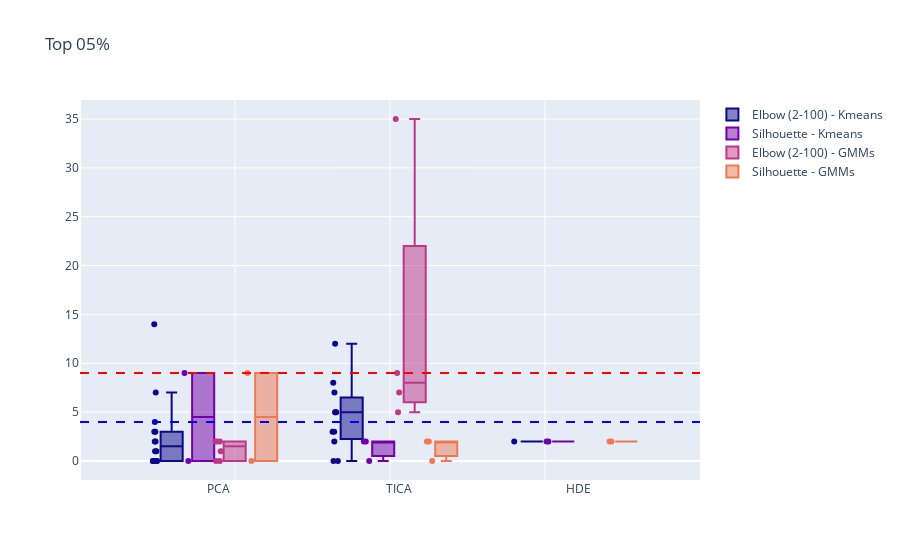
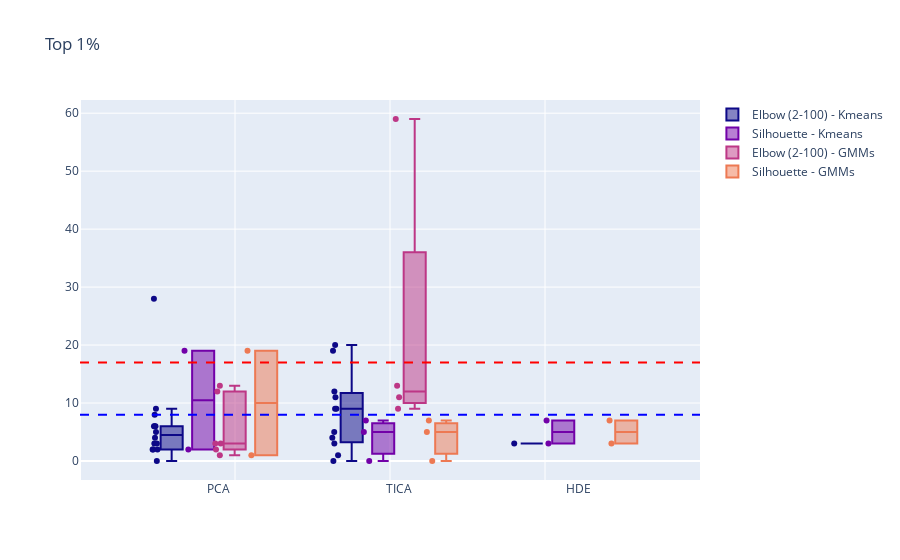
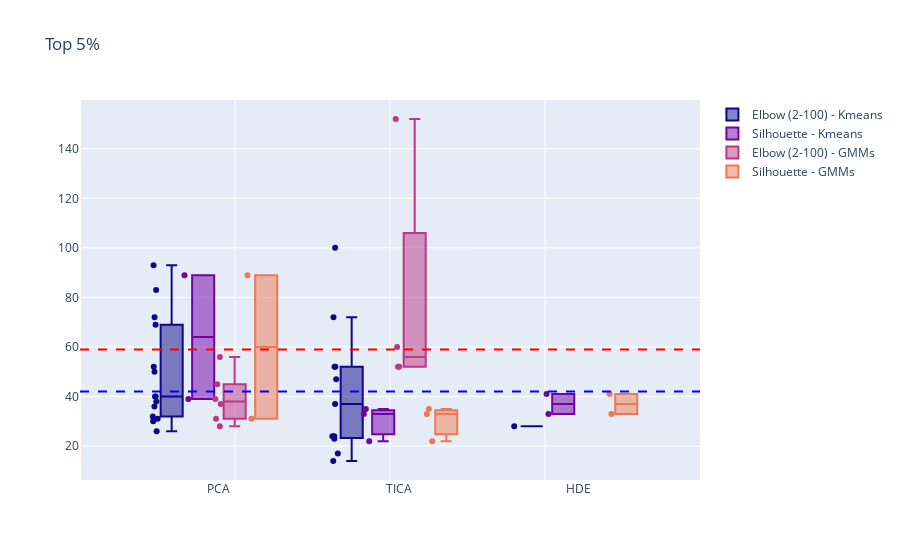
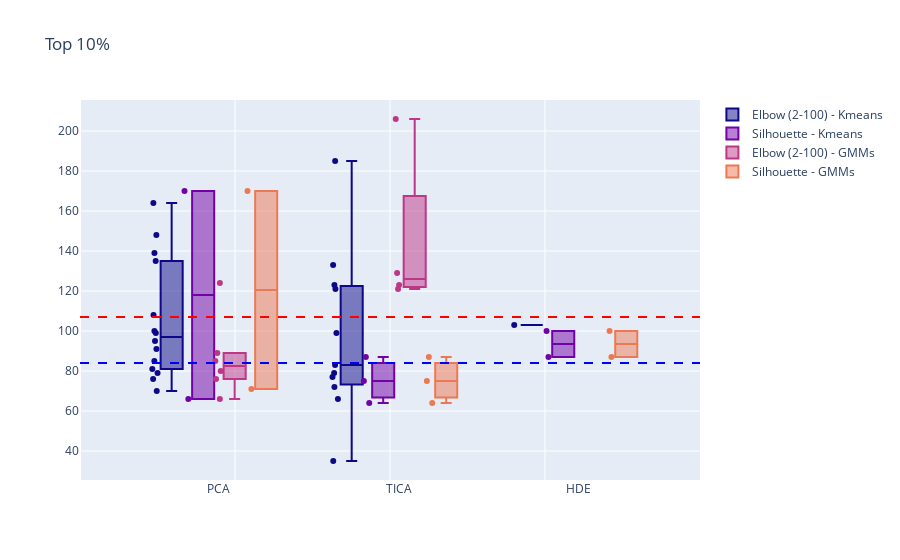

Write notebook code for charts like these, in order.
### Code cell
## Number of actives found across the ensemble (box plot)

def get_actives_cnt(exp_id, top="05"):
    tmp_df = frame_dockres[frame_dockres["exp_id"]==exp_id]
    act_cnt = []
    for row in tmp_df.iterrows():
        r = row[1]
        if r["missing_dock_data"] == 1:
            res_mis = list(missing_closest_res[missing_closest_res["orig_frame"]==r["frame_id"]]["act_cnt_"+str(top)])[0]
            act_cnt.append(res_mis)
        else:
            act_cnt.append(r["act_cnt_"+str(top)])
    return act_cnt
    
expected = {"05":4, 
        "1":8, 
        "5":42, 
        "10":84}

upper_iqt = {"05":9, 
            "1":17, 
            "5":59, 
            "10":107}


pos = 0

for key, sig_thr in upper_iqt.items():
    pos_row = pos/2+1
    pos_col = pos%2+1
    active_cnts = exp_metadata["id"].apply(lambda x: get_actives_cnt(x, key) )
    exp_metadata["act_cnts"] = active_cnts
    exp_thr = expected[key]
    colors = px.colors.sequential.Plasma
    boxes = []
    fig = go.Figure()
    for i, lab in enumerate(exp_metadata["clust"].unique()):
        c = colors[2*i]
        tmp_df = exp_metadata[exp_metadata["clust"]==lab]
        name = lab
        x=[]
        y=[]
        for row in tmp_df.iterrows():
            r=row[1]
            dimred = r["dimred"]
            act_cnt = list(r["act_cnts"])
            for elem in act_cnt:
                x.append(dimred)
                y.append(elem)

        fig.add_trace(go.Box(name=name, x=x, y=y, marker_color=c, boxpoints='all'))

    #fig.add_traces(boxes, row=1, col=1)
    #fig.add_trace(go.Scatter(y=[107, 107, 107], x=["PCA","TICA", "HDE"], mode="markers", marker_symbol=41, marker_line_color="red", marker_color="lightskyblue",
    #                           marker_line_width=3, marker_size=30, name="max"))
    fig.update_layout(boxmode="group",title="Top "+key+"%")

    fig.layout.xaxis2 = go.layout.XAxis(overlaying='x', range=[0, 2], showticklabels=False)
    fig.add_scatter(name = "significance threshold", x = [0, 2], y = [sig_thr, sig_thr], mode='lines', xaxis='x2',
                                showlegend=False, line=dict(dash='dash', color = "red", width = 2))
    fig.add_scatter(name = "expected actives", x = [0, 2], y = [exp_thr, exp_thr], mode='lines', xaxis='x2',
                                showlegend=False, line=dict(dash='dash', color = "blue", width = 2))
    pos+=1
    fig.show()

### Figure 1 — Plotly figure (JSON) as saved in the notebook; plotly's stock layout.template omitted (floating-point values rounded to 4 significant figures)
{"data": [{"boxpoints": "all", "marker": {"color": "#0d0887"}, "name": "Elbow (2-100) - Kmeans", "type": "box", "x": ["PCA", "PCA", "PCA", "PCA", "PCA", "PCA", "PCA", "PCA", "PCA", "PCA", "PCA", "PCA", "PCA", "PCA", "TICA", "TICA", "TICA", "TICA", "TICA", "TICA", "TICA", "TICA", "TICA", "TICA", "TICA", "HDE"], "y": [0, 2, 3, 0, 1, 1, 0, 0, 7, 4, 0, 2, 3, 14, 2, 5, 7, 3, 5, 0, 3, 5, 0, 12, 8, 2]}, {"boxpoints": "all", "marker": {"color": "#7201a8"}, "name": "Silhouette - Kmeans", "type": "box", "x": ["PCA", "PCA", "TICA", "TICA", "TICA", "HDE", "HDE"], "y": [0, 9, 2, 0, 2, 2, 2]}, {"boxpoints": "all", "marker": {"color": "#bd3786"}, "name": "Elbow (2-100) - GMMs", "type": "box", "x": ["PCA", "PCA", "PCA", "PCA", "PCA", "PCA", "TICA", "TICA", "TICA", "TICA"], "y": [2, 0, 2, 1, 0, 2, 35, 5, 7, 9]}, {"boxpoints": "all", "marker": {"color": "#ed7953"}, "name": "Silhouette - GMMs", "type": "box", "x": ["PCA", "PCA", "TICA", "TICA", "TICA", "HDE", "HDE"], "y": [9, 0, 2, 0, 2, 2, 2]}, {"line": {"color": "red", "dash": "dash", "width": 2}, "mode": "lines", "name": "significance threshold", "showlegend": false, "type": "scatter", "x": [0, 2], "xaxis": "x2", "y": [9, 9]}, {"line": {"color": "blue", "dash": "dash", "width": 2}, "mode": "lines", "name": "expected actives", "showlegend": false, "type": "scatter", "x": [0, 2], "xaxis": "x2", "y": [4, 4]}], "layout": {"boxmode": "group", "title": {"text": "Top 05%"}, "xaxis2": {"overlaying": "x", "range": [0, 2], "showticklabels": false}}}

### Figure 2 — Plotly figure (JSON) as saved in the notebook; plotly's stock layout.template omitted (floating-point values rounded to 4 significant figures)
{"data": [{"boxpoints": "all", "marker": {"color": "#0d0887"}, "name": "Elbow (2-100) - Kmeans", "type": "box", "x": ["PCA", "PCA", "PCA", "PCA", "PCA", "PCA", "PCA", "PCA", "PCA", "PCA", "PCA", "PCA", "PCA", "PCA", "TICA", "TICA", "TICA", "TICA", "TICA", "TICA", "TICA", "TICA", "TICA", "TICA", "TICA", "HDE"], "y": [2, 6, 6, 0, 3, 2, 4, 5, 9, 6, 2, 3, 8, 28, 5, 12, 11, 4, 9, 0, 3, 9, 1, 20, 19, 3]}, {"boxpoints": "all", "marker": {"color": "#7201a8"}, "name": "Silhouette - Kmeans", "type": "box", "x": ["PCA", "PCA", "TICA", "TICA", "TICA", "HDE", "HDE"], "y": [2, 19, 7, 0, 5, 3, 7]}, {"boxpoints": "all", "marker": {"color": "#bd3786"}, "name": "Elbow (2-100) - GMMs", "type": "box", "x": ["PCA", "PCA", "PCA", "PCA", "PCA", "PCA", "TICA", "TICA", "TICA", "TICA"], "y": [3, 1, 12, 3, 2, 13, 59, 9, 11, 13]}, {"boxpoints": "all", "marker": {"color": "#ed7953"}, "name": "Silhouette - GMMs", "type": "box", "x": ["PCA", "PCA", "TICA", "TICA", "TICA", "HDE", "HDE"], "y": [19, 1, 7, 0, 5, 3, 7]}, {"line": {"color": "red", "dash": "dash", "width": 2}, "mode": "lines", "name": "significance threshold", "showlegend": false, "type": "scatter", "x": [0, 2], "xaxis": "x2", "y": [17, 17]}, {"line": {"color": "blue", "dash": "dash", "width": 2}, "mode": "lines", "name": "expected actives", "showlegend": false, "type": "scatter", "x": [0, 2], "xaxis": "x2", "y": [8, 8]}], "layout": {"boxmode": "group", "title": {"text": "Top 1%"}, "xaxis2": {"overlaying": "x", "range": [0, 2], "showticklabels": false}}}

### Figure 3 — Plotly figure (JSON) as saved in the notebook; plotly's stock layout.template omitted (floating-point values rounded to 4 significant figures)
{"data": [{"boxpoints": "all", "marker": {"color": "#0d0887"}, "name": "Elbow (2-100) - Kmeans", "type": "box", "x": ["PCA", "PCA", "PCA", "PCA", "PCA", "PCA", "PCA", "PCA", "PCA", "PCA", "PCA", "PCA", "PCA", "PCA", "TICA", "TICA", "TICA", "TICA", "TICA", "TICA", "TICA", "TICA", "TICA", "TICA", "TICA", "HDE"], "y": [40, 32, 72, 40, 31, 26, 52, 38, 69, 30, 36, 50, 83, 93, 14, 72, 52, 23, 52, 24, 37, 17, 24, 100, 47, 28]}, {"boxpoints": "all", "marker": {"color": "#7201a8"}, "name": "Silhouette - Kmeans", "type": "box", "x": ["PCA", "PCA", "TICA", "TICA", "TICA", "HDE", "HDE"], "y": [39, 89, 33, 22, 35, 41, 33]}, {"boxpoints": "all", "marker": {"color": "#bd3786"}, "name": "Elbow (2-100) - GMMs", "type": "box", "x": ["PCA", "PCA", "PCA", "PCA", "PCA", "PCA", "TICA", "TICA", "TICA", "TICA"], "y": [28, 37, 56, 31, 39, 45, 152, 52, 52, 60]}, {"boxpoints": "all", "marker": {"color": "#ed7953"}, "name": "Silhouette - GMMs", "type": "box", "x": ["PCA", "PCA", "TICA", "TICA", "TICA", "HDE", "HDE"], "y": [89, 31, 33, 22, 35, 41, 33]}, {"line": {"color": "red", "dash": "dash", "width": 2}, "mode": "lines", "name": "significance threshold", "showlegend": false, "type": "scatter", "x": [0, 2], "xaxis": "x2", "y": [59, 59]}, {"line": {"color": "blue", "dash": "dash", "width": 2}, "mode": "lines", "name": "expected actives", "showlegend": false, "type": "scatter", "x": [0, 2], "xaxis": "x2", "y": [42, 42]}], "layout": {"boxmode": "group", "title": {"text": "Top 5%"}, "xaxis2": {"overlaying": "x", "range": [0, 2], "showticklabels": false}}}

### Figure 4 — Plotly figure (JSON) as saved in the notebook; plotly's stock layout.template omitted (floating-point values rounded to 4 significant figures)
{"data": [{"boxpoints": "all", "marker": {"color": "#0d0887"}, "name": "Elbow (2-100) - Kmeans", "type": "box", "x": ["PCA", "PCA", "PCA", "PCA", "PCA", "PCA", "PCA", "PCA", "PCA", "PCA", "PCA", "PCA", "PCA", "PCA", "TICA", "TICA", "TICA", "TICA", "TICA", "TICA", "TICA", "TICA", "TICA", "TICA", "TICA", "HDE"], "y": [91, 76, 135, 79, 85, 100, 108, 70, 139, 81, 95, 99, 148, 164, 66, 133, 123, 77, 121, 72, 99, 35, 83, 185, 79, 103]}, {"boxpoints": "all", "marker": {"color": "#7201a8"}, "name": "Silhouette - Kmeans", "type": "box", "x": ["PCA", "PCA", "TICA", "TICA", "TICA", "HDE", "HDE"], "y": [66, 170, 87, 75, 64, 100, 87]}, {"boxpoints": "all", "marker": {"color": "#bd3786"}, "name": "Elbow (2-100) - GMMs", "type": "box", "x": ["PCA", "PCA", "PCA", "PCA", "PCA", "PCA", "TICA", "TICA", "TICA", "TICA"], "y": [80, 76, 124, 85, 66, 89, 206, 121, 123, 129]}, {"boxpoints": "all", "marker": {"color": "#ed7953"}, "name": "Silhouette - GMMs", "type": "box", "x": ["PCA", "PCA", "TICA", "TICA", "TICA", "HDE", "HDE"], "y": [170, 71, 87, 75, 64, 100, 87]}, {"line": {"color": "red", "dash": "dash", "width": 2}, "mode": "lines", "name": "significance threshold", "showlegend": false, "type": "scatter", "x": [0, 2], "xaxis": "x2", "y": [107, 107]}, {"line": {"color": "blue", "dash": "dash", "width": 2}, "mode": "lines", "name": "expected actives", "showlegend": false, "type": "scatter", "x": [0, 2], "xaxis": "x2", "y": [84, 84]}], "layout": {"boxmode": "group", "title": {"text": "Top 10%"}, "xaxis2": {"overlaying": "x", "range": [0, 2], "showticklabels": false}}}
